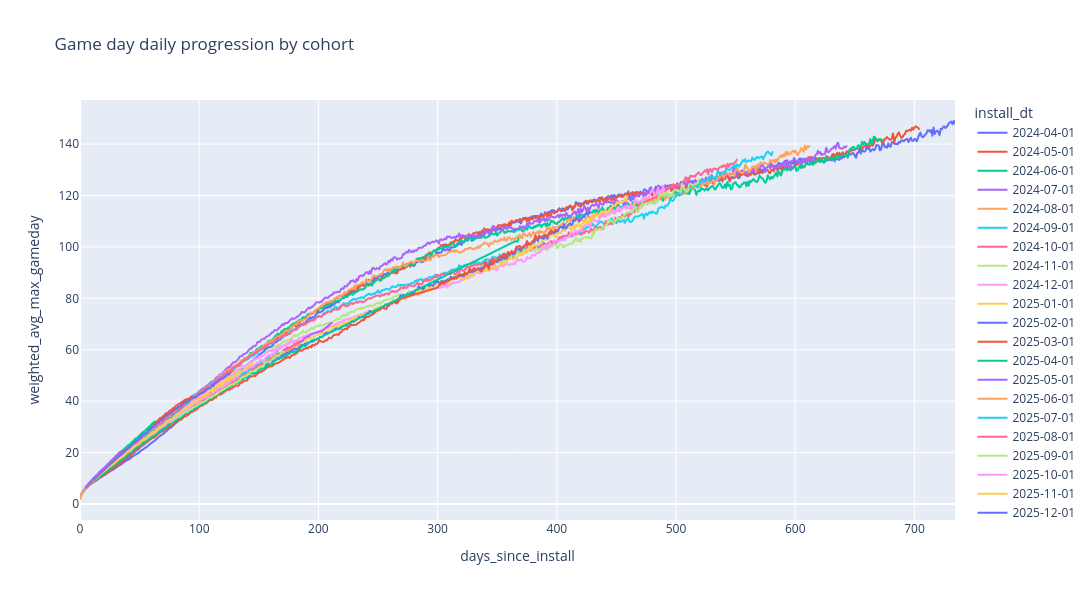

The notebook cell saved with this chart:
### Code cell
# hide-output
fig = px.line(game_day_agg, 
              x='days_since_install', 
              y='weighted_avg_max_gameday',
              color='install_dt',
              title='Game day daily progression by cohort',
              width=1200,
              height=600,
              hover_data={'weighted_avg_max_gameday': True, 'cohort_users': True},
              )


fig.show()

### Figure 1 — Plotly figure (JSON) as saved in the notebook; plotly's stock layout.template omitted (floating-point values rounded to 4 significant figures; data arrays with more than 128 entries replaced by an {"elided": "..."} marker saying what was removed)
{"data": [{"customdata": {"elided": "735x1 int values"}, "hovertemplate": "install_dt=2024-04-01<br>days_since_install=%{x}<br>weighted_avg_max_gameday=%{y}<br>cohort_users=%{customdata[0]}<extra></extra>", "legendgroup": "2024-04-01", "line": {"color": "#636efa", "dash": "solid"}, "marker": {"symbol": "circle"}, "mode": "lines", "name": "2024-04-01", "showlegend": true, "type": "scattergl", "x": {"elided": "735 int values"}, "xaxis": "x", "y": {"elided": "735 float values"}, "yaxis": "y"}, {"customdata": {"elided": "705x1 int values"}, "hovertemplate": "install_dt=2024-05-01<br>days_since_install=%{x}<br>weighted_avg_max_gameday=%{y}<br>cohort_users=%{customdata[0]}<extra></extra>", "legendgroup": "2024-05-01", "line": {"color": "#EF553B", "dash": "solid"}, "marker": {"symbol": "circle"}, "mode": "lines", "name": "2024-05-01", "showlegend": true, "type": "scattergl", "x": {"elided": "705 int values"}, "xaxis": "x", "y": {"elided": "705 float values"}, "yaxis": "y"}, {"customdata": {"elided": "674x1 int values"}, "hovertemplate": "install_dt=2024-06-01<br>days_since_install=%{x}<br>weighted_avg_max_gameday=%{y}<br>cohort_users=%{customdata[0]}<extra></extra>", "legendgroup": "2024-06-01", "line": {"color": "#00cc96", "dash": "solid"}, "marker": {"symbol": "circle"}, "mode": "lines", "name": "2024-06-01", "showlegend": true, "type": "scattergl", "x": {"elided": "674 int values"}, "xaxis": "x", "y": {"elided": "674 float values"}, "yaxis": "y"}, {"customdata": {"elided": "644x1 int values"}, "hovertemplate": "install_dt=2024-07-01<br>days_since_install=%{x}<br>weighted_avg_max_gameday=%{y}<br>cohort_users=%{customdata[0]}<extra></extra>", "legendgroup": "2024-07-01", "line": {"color": "#ab63fa", "dash": "solid"}, "marker": {"symbol": "circle"}, "mode": "lines", "name": "2024-07-01", "showlegend": true, "type": "scattergl", "x": {"elided": "644 int values"}, "xaxis": "x", "y": {"elided": "644 float values"}, "yaxis": "y"}, {"customdata": {"elided": "613x1 int values"}, "hovertemplate": "install_dt=2024-08-01<br>days_since_install=%{x}<br>weighted_avg_max_gameday=%{y}<br>cohort_users=%{customdata[0]}<extra></extra>", "legendgroup": "2024-08-01", "line": {"color": "#FFA15A", "dash": "solid"}, "marker": {"symbol": "circle"}, "mode": "lines", "name": "2024-08-01", "showlegend": true, "type": "scattergl", "x": {"elided": "613 int values"}, "xaxis": "x", "y": {"elided": "613 float values"}, "yaxis": "y"}, {"customdata": {"elided": "582x1 int values"}, "hovertemplate": "install_dt=2024-09-01<br>days_since_install=%{x}<br>weighted_avg_max_gameday=%{y}<br>cohort_users=%{customdata[0]}<extra></extra>", "legendgroup": "2024-09-01", "line": {"color": "#19d3f3", "dash": "solid"}, "marker": {"symbol": "circle"}, "mode": "lines", "name": "2024-09-01", "showlegend": true, "type": "scattergl", "x": {"elided": "582 int values"}, "xaxis": "x", "y": {"elided": "582 float values"}, "yaxis": "y"}, {"customdata": {"elided": "552x1 int values"}, "hovertemplate": "install_dt=2024-10-01<br>days_since_install=%{x}<br>weighted_avg_max_gameday=%{y}<br>cohort_users=%{customdata[0]}<extra></extra>", "legendgroup": "2024-10-01", "line": {"color": "#FF6692", "dash": "solid"}, "marker": {"symbol": "circle"}, "mode": "lines", "name": "2024-10-01", "showlegend": true, "type": "scattergl", "x": {"elided": "552 int values"}, "xaxis": "x", "y": {"elided": "552 float values"}, "yaxis": "y"}, {"customdata": {"elided": "521x1 int values"}, "hovertemplate": "install_dt=2024-11-01<br>days_since_install=%{x}<br>weighted_avg_max_gameday=%{y}<br>cohort_users=%{customdata[0]}<extra></extra>", "legendgroup": "2024-11-01", "line": {"color": "#B6E880", "dash": "solid"}, "marker": {"symbol": "circle"}, "mode": "lines", "name": "2024-11-01", "showlegend": true, "type": "scattergl", "x": {"elided": "521 int values"}, "xaxis": "x", "y": {"elided": "521 float values"}, "yaxis": "y"}, {"customdata": {"elided": "491x1 int values"}, "hovertemplate": "install_dt=2024-12-01<br>days_since_install=%{x}<br>weighted_avg_max_gameday=%{y}<br>cohort_users=%{customdata[0]}<extra></extra>", "legendgroup": "2024-12-01", "line": {"color": "#FF97FF", "dash": "solid"}, "marker": {"symbol": "circle"}, "mode": "lines", "name": "2024-12-01", "showlegend": true, "type": "scattergl", "x": {"elided": "491 int values"}, "xaxis": "x", "y": {"elided": "491 float values"}, "yaxis": "y"}, {"customdata": {"elided": "456x1 int values"}, "hovertemplate": "install_dt=2025-01-01<br>days_since_install=%{x}<br>weighted_avg_max_gameday=%{y}<br>cohort_users=%{customdata[0]}<extra></extra>", "legendgroup": "2025-01-01", "line": {"color": "#FECB52", "dash": "solid"}, "marker": {"symbol": "circle"}, "mode": "lines", "name": "2025-01-01", "showlegend": true, "type": "scattergl", "x": {"elided": "456 int values"}, "xaxis": "x", "y": {"elided": "456 float values"}, "yaxis": "y"}, {"customdata": {"elided": "423x1 int values"}, "hovertemplate": "install_dt=2025-02-01<br>days_since_install=%{x}<br>weighted_avg_max_gameday=%{y}<br>cohort_users=%{customdata[0]}<extra></extra>", "legendgroup": "2025-02-01", "line": {"color": "#636efa", "dash": "solid"}, "marker": {"symbol": "circle"}, "mode": "lines", "name": "2025-02-01", "showlegend": true, "type": "scattergl", "x": {"elided": "423 int values"}, "xaxis": "x", "y": {"elided": "423 float values"}, "yaxis": "y"}, {"customdata": {"elided": "346x1 int values"}, "hovertemplate": "install_dt=2025-03-01<br>days_since_install=%{x}<br>weighted_avg_max_gameday=%{y}<br>cohort_users=%{customdata[0]}<extra></extra>", "legendgroup": "2025-03-01", "line": {"color": "#EF553B", "dash": "solid"}, "marker": {"symbol": "circle"}, "mode": "lines", "name": "2025-03-01", "showlegend": true, "type": "scattergl", "x": {"elided": "346 int values"}, "xaxis": "x", "y": {"elided": "346 float values"}, "yaxis": "y"}, {"customdata": {"elided": "189x1 int values"}, "hovertemplate": "install_dt=2025-04-01<br>days_since_install=%{x}<br>weighted_avg_max_gameday=%{y}<br>cohort_users=%{customdata[0]}<extra></extra>", "legendgroup": "2025-04-01", "line": {"color": "#00cc96", "dash": "solid"}, "marker": {"symbol": "circle"}, "mode": "lines", "name": "2025-04-01", "showlegend": true, "type": "scattergl", "x": {"elided": "189 int values"}, "xaxis": "x", "y": {"elided": "189 float values"}, "yaxis": "y"}, {"customdata": {"elided": "189x1 int values"}, "hovertemplate": "install_dt=2025-05-01<br>days_since_install=%{x}<br>weighted_avg_max_gameday=%{y}<br>cohort_users=%{customdata[0]}<extra></extra>", "legendgroup": "2025-05-01", "line": {"color": "#ab63fa", "dash": "solid"}, "marker": {"symbol": "circle"}, "mode": "lines", "name": "2025-05-01", "showlegend": true, "type": "scattergl", "x": {"elided": "189 int values"}, "xaxis": "x", "y": {"elided": "189 float values"}, "yaxis": "y"}, {"customdata": {"elided": "156x1 int values"}, "hovertemplate": "install_dt=2025-06-01<br>days_since_install=%{x}<br>weighted_avg_max_gameday=%{y}<br>cohort_users=%{customdata[0]}<extra></extra>", "legendgroup": "2025-06-01", "line": {"color": "#FFA15A", "dash": "solid"}, "marker": {"symbol": "circle"}, "mode": "lines", "name": "2025-06-01", "showlegend": true, "type": "scattergl", "x": {"elided": "156 int values"}, "xaxis": "x", "y": {"elided": "156 float values"}, "yaxis": "y"}, {"customdata": {"elided": "141x1 int values"}, "hovertemplate": "install_dt=2025-07-01<br>days_since_install=%{x}<br>weighted_avg_max_gameday=%{y}<br>cohort_users=%{customdata[0]}<extra></extra>", "legendgroup": "2025-07-01", "line": {"color": "#19d3f3", "dash": "solid"}, "marker": {"symbol": "circle"}, "mode": "lines", "name": "2025-07-01", "showlegend": true, "type": "scattergl", "x": {"elided": "141 int values"}, "xaxis": "x", "y": {"elided": "141 float values"}, "yaxis": "y"}, {"customdata": {"elided": "154x1 int values"}, "hovertemplate": "install_dt=2025-08-01<br>days_since_install=%{x}<br>weighted_avg_max_gameday=%{y}<br>cohort_users=%{customdata[0]}<extra></extra>", "legendgroup": "2025-08-01", "line": {"color": "#FF6692", "dash": "solid"}, "marker": {"symbol": "circle"}, "mode": "lines", "name": "2025-08-01", "showlegend": true, "type": "scattergl", "x": {"elided": "154 int values"}, "xaxis": "x", "y": {"elided": "154 float values"}, "yaxis": "y"}, {"customdata": {"elided": "171x1 int values"}, "hovertemplate": "install_dt=2025-09-01<br>days_since_install=%{x}<br>weighted_avg_max_gameday=%{y}<br>cohort_users=%{customdata[0]}<extra></extra>", "legendgroup": "2025-09-01", "line": {"color": "#B6E880", "dash": "solid"}, "marker": {"symbol": "circle"}, "mode": "lines", "name": "2025-09-01", "showlegend": true, "type": "scattergl", "x": {"elided": "171 int values"}, "xaxis": "x", "y": {"elided": "171 float values"}, "yaxis": "y"}, {"customdata": {"elided": "172x1 int values"}, "hovertemplate": "install_dt=2025-10-01<br>days_since_install=%{x}<br>weighted_avg_max_gameday=%{y}<br>cohort_users=%{customdata[0]}<extra></extra>", "legendgroup": "2025-10-01", "line": {"color": "#FF97FF", "dash": "solid"}, "marker": {"symbol": "circle"}, "mode": "lines", "name": "2025-10-01", "showlegend": true, "type": "scattergl", "x": {"elided": "172 int values"}, "xaxis": "x", "y": {"elided": "172 float values"}, "yaxis": "y"}, {"customdata": {"elided": "137x1 int values"}, "hovertemplate": "install_dt=2025-11-01<br>days_since_install=%{x}<br>weighted_avg_max_gameday=%{y}<br>cohort_users=%{customdata[0]}<extra></extra>", "legendgroup": "2025-11-01", "line": {"color": "#FECB52", "dash": "solid"}, "marker": {"symbol": "circle"}, "mode": "lines", "name": "2025-11-01", "showlegend": true, "type": "scattergl", "x": {"elided": "137 int values"}, "xaxis": "x", "y": {"elided": "137 float values"}, "yaxis": "y"}, {"customdata": [[84004], [39107], [30291], [26604], [24067], [22305], [21397], [20509], [19211], [18069], [17335], [16755], [16282], [15741], [15501], [14681], [14271], [13765], [13528], [13183], [12977], [12763], [12439], [12107], [11846], [11682], [11531], [11411], [11252], [11096], [10827], [10494], [10472], [10245], [10110], [10086], [9877], [9704], [9484], [9358], [9281], [9224], [9124], [8958], [8711], [8639], [8481], [8224], [8291], [8272], [8081], [7875], [7828], [7708], [7609], [7632], [7622], [7407], [7239], [7163], [7003], [6754], [6726], [6604], [6525], [6366], [6359], [6136], [6080], [6079], [5853], [5823], [5652], [5634], [5547], [5369], [5295], [5159], [5206], [5024], [4912], [4880], [4738], [4587], [4683], [4482], [4381], [4246], [4111], [3904], [3898], [3729], [3526], [3454], [3312], [3139], [3029], [2971], [2991], [2800], [2748], [2665], [2509], [2278], [2315], [2070], [2143], [1844], [1817], [1661], [1622], [1583], [1484], [1225], [1228], [1239], [915], [1124], [1010], [785], [477], [665], [608], [556], [338], [323]], "hovertemplate": "install_dt=2025-12-01<br>days_since_install=%{x}<br>weighted_avg_max_gameday=%{y}<br>cohort_users=%{customdata[0]}<extra></extra>", "legendgroup": "2025-12-01", "line": {"color": "#636efa", "dash": "solid"}, "marker": {"symbol": "circle"}, "mode": "lines", "name": "2025-12-01", "showlegend": true, "type": "scattergl", "x": [0, 1, 2, 3, 4, 5, 6, 7, 8, 9, 10, 11, 12, 13, 14, 15, 16, 17, 18, 19, 20, 21, 22, 23, 24, 25, 26, 27, 28, 29, 30, 31, 32, 33, 34, 35, 36, 37, 38, 39, 40, 41, 42, 43, 44, 45, 46, 47, 48, 49, 50, 51, 52, 53, 54, 55, 56, 57, 58, 59, 60, 61, 62, 63, 64, 65, 66, 67, 68, 69, 70, 71, 72, 73, 74, 75, 76, 77, 78, 79, 80, 81, 82, 83, 84, 85, 86, 87, 88, 89, 90, 91, 92, 93, 94, 95, 96, 97, 98, 99, 100, 101, 102, 103, 104, 105, 106, 107, 108, 109, 110, 111, 112, 113, 114, 115, 116, 117, 118, 119, 120, 121, 122, 123, 124, 125], "xaxis": "x", "y": [1.944, 3.253, 4.209, 4.996, 5.736, 6.358, 6.88, 7.382, 7.915, 8.445, 8.834, 9.296, 9.654, 10.05, 10.46, 10.98, 11.44, 11.9, 12.28, 12.77, 13.13, 13.54, 14.05, 14.41, 14.92, 15.28, 15.78, 16.16, 16.56, 16.92, 17.49, 17.8, 18.24, 18.72, 19.08, 19.33, 19.83, 20.29, 20.77, 21.22, 21.56, 21.97, 22.27, 22.83, 23.28, 23.63, 24.01, 24.6, 24.64, 24.98, 25.64, 26.03, 26.47, 26.95, 27.26, 27.53, 27.61, 28.31, 28.68, 29.01, 29.62, 29.99, 30.2, 30.6, 31.15, 31.75, 31.85, 32.39, 32.63, 32.89, 33.17, 33.92, 34.35, 34.55, 35.06, 35.29, 35.38, 35.95, 36.58, 36.77, 36.95, 37.2, 37.69, 37.95, 37.89, 38.51, 38.91, 39.37, 39.66, 39.73, 39.91, 40.1, 40.61, 40.91, 41.28, 41.29, 41.54, 41.44, 41.86, 42.3, 42.75, 42.83, 43.23, 43.24, 43.77, 43.81, 44.61, 44.68, 45.06, 44.98, 45.65, 46.32, 45.86, 46.96, 47.13, 47.31, 47.76, 48.34, 48.53, 48.82, 48.87, 49.34, 49.6, 50.32, 50.39, 50.29], "yaxis": "y"}, {"customdata": [[55969], [29263], [23295], [20568], [18990], [17731], [17025], [16228], [15322], [14664], [14140], [13638], [13209], [12981], [12725], [12258], [11890], [11556], [11210], [11059], [10757], [10665], [10281], [10158], [9887], [9712], [9429], [9404], [9347], [9036], [8792], [8642], [8428], [8241], [8086], [8059], [7979], [7710], [7675], [7382], [7324], [7237], [7219], [7042], [6880], [6695], [6597], [6489], [6416], [6357], [6145], [6030], [5845], [5819], [5824], [5729], [5587], [5513], [5483], [5278], [5245], [5076], [4983], [4819], [4778], [4705], [4719], [4429], [4441], [4360], [4333], [4287], [4185], [4004], [3982], [3881], [3754], [3723], [3653], [3651], [3555], [3474], [3450], [3309], [3319], [3096], [2977], [2993], [2874], [2817], [2563], [2499], [2352], [1914], [1595]], "hovertemplate": "install_dt=2026-01-01<br>days_since_install=%{x}<br>weighted_avg_max_gameday=%{y}<br>cohort_users=%{customdata[0]}<extra></extra>", "legendgroup": "2026-01-01", "line": {"color": "#EF553B", "dash": "solid"}, "marker": {"symbol": "circle"}, "mode": "lines", "name": "2026-01-01", "showlegend": true, "type": "scattergl", "x": [0, 1, 2, 3, 4, 5, 6, 7, 8, 9, 10, 11, 12, 13, 14, 15, 16, 17, 18, 19, 20, 21, 22, 23, 24, 25, 26, 27, 28, 29, 30, 31, 32, 33, 34, 35, 36, 37, 38, 39, 40, 41, 42, 43, 44, 45, 46, 47, 48, 49, 50, 51, 52, 53, 54, 55, 56, 57, 58, 59, 60, 61, 62, 63, 64, 65, 66, 67, 68, 69, 70, 71, 72, 73, 74, 75, 76, 77, 78, 79, 80, 81, 82, 83, 84, 85, 86, 87, 88, 89, 90, 91, 92, 93, 94], "xaxis": "x", "y": [2.179, 3.571, 4.568, 5.422, 6.109, 6.757, 7.27, 7.823, 8.309, 8.868, 9.378, 9.79, 10.15, 10.55, 10.94, 11.47, 11.93, 12.39, 12.84, 13.26, 13.67, 14.04, 14.62, 14.96, 15.44, 15.91, 16.38, 16.75, 17.06, 17.63, 18.02, 18.55, 19.0, 19.48, 19.94, 20.26, 20.67, 21.3, 21.69, 22.24, 22.75, 22.95, 23.23, 23.67, 24.16, 24.63, 25.1, 25.45, 25.73, 26.12, 26.63, 27.09, 27.55, 27.99, 28.16, 28.6, 28.89, 29.32, 29.63, 30.15, 30.64, 30.91, 31.22, 31.6, 31.87, 32.28, 32.84, 33.33, 33.48, 33.81, 34.17, 34.57, 35.3, 35.27, 35.68, 36.21, 36.47, 36.69, 37.24, 37.33, 38.0, 38.31, 38.64, 38.96, 39.04, 39.58, 39.79, 40.12, 40.49, 40.7, 40.83, 40.89, 41.18, 41.56, 41.96], "yaxis": "y"}, {"customdata": [[40651], [20514], [16312], [14606], [13331], [12462], [11887], [11416], [10842], [10203], [9821], [9362], [9239], [8905], [8815], [8482], [8036], [7888], [7731], [7513], [7386], [7355], [7125], [6821], [6713], [6471], [6425], [6425], [6298], [6162], [5901], [5778], [5514], [5520], [5529], [5354], [5257], [5165], [5000], [4930], [4878], [4756], [4786], [4771], [4625], [4470], [4403], [4382], [4385], [4341], [4183], [4194], [4108], [4029], [4000], [3975], [3758], [3589], [3679], [3618], [3540], [3414], [3452], [3329]], "hovertemplate": "install_dt=2026-02-01<br>days_since_install=%{x}<br>weighted_avg_max_gameday=%{y}<br>cohort_users=%{customdata[0]}<extra></extra>", "legendgroup": "2026-02-01", "line": {"color": "#00cc96", "dash": "solid"}, "marker": {"symbol": "circle"}, "mode": "lines", "name": "2026-02-01", "showlegend": true, "type": "scattergl", "x": [0, 1, 2, 3, 4, 5, 6, 7, 8, 9, 10, 11, 12, 13, 14, 15, 16, 17, 18, 19, 20, 21, 22, 23, 24, 25, 26, 27, 28, 29, 30, 31, 32, 33, 34, 35, 36, 37, 38, 39, 40, 41, 42, 43, 44, 45, 46, 47, 48, 49, 50, 51, 52, 53, 54, 55, 56, 57, 58, 59, 60, 61, 62, 63], "xaxis": "x", "y": [2.023, 3.431, 4.507, 5.378, 6.112, 6.73, 7.318, 7.777, 8.344, 8.894, 9.36, 9.936, 10.33, 10.85, 11.23, 11.7, 12.29, 12.7, 13.15, 13.6, 14.04, 14.33, 14.82, 15.4, 15.74, 16.17, 16.62, 16.86, 17.34, 17.81, 18.39, 18.8, 19.27, 19.55, 19.97, 20.43, 20.91, 21.34, 21.8, 22.29, 22.67, 23.0, 23.21, 23.79, 24.24, 24.64, 25.21, 25.55, 25.64, 26.25, 26.7, 27.18, 27.62, 27.95, 28.27, 28.54, 29.34, 29.51, 30.11, 30.39, 30.88, 31.42, 31.8, 32.1], "yaxis": "y"}, {"customdata": [[37805], [18473], [14688], [12914], [11830], [11119], [10573], [10191], [9451], [8974], [8554], [8290], [8074], [7852], [7725], [7460], [7086], [6897], [6693], [6547], [6486], [6380], [6317], [5985], [5933], [5755], [5607], [5566], [5520], [5322], [5099], [5036], [4900], [4801], [4616], [4413]], "hovertemplate": "install_dt=2026-03-01<br>days_since_install=%{x}<br>weighted_avg_max_gameday=%{y}<br>cohort_users=%{customdata[0]}<extra></extra>", "legendgroup": "2026-03-01", "line": {"color": "#ab63fa", "dash": "solid"}, "marker": {"symbol": "circle"}, "mode": "lines", "name": "2026-03-01", "showlegend": true, "type": "scattergl", "x": [0, 1, 2, 3, 4, 5, 6, 7, 8, 9, 10, 11, 12, 13, 14, 15, 16, 17, 18, 19, 20, 21, 22, 23, 24, 25, 26, 27, 28, 29, 30, 31, 32, 33, 34, 35], "xaxis": "x", "y": [1.984, 3.365, 4.451, 5.299, 5.967, 6.618, 7.233, 7.791, 8.407, 8.89, 9.367, 9.774, 10.16, 10.69, 11.12, 11.58, 12.14, 12.56, 13.07, 13.5, 13.88, 14.4, 14.78, 15.33, 15.77, 16.29, 16.8, 17.25, 17.59, 18.13, 18.66, 19.09, 19.52, 20.0, 20.34, 20.64], "yaxis": "y"}, {"customdata": [[30581], [15543], [12281], [10900], [9596]], "hovertemplate": "install_dt=2026-04-01<br>days_since_install=%{x}<br>weighted_avg_max_gameday=%{y}<br>cohort_users=%{customdata[0]}<extra></extra>", "legendgroup": "2026-04-01", "line": {"color": "#FFA15A", "dash": "solid"}, "marker": {"symbol": "circle"}, "mode": "lines", "name": "2026-04-01", "showlegend": true, "type": "scattergl", "x": [0, 1, 2, 3, 4], "xaxis": "x", "y": [2.043, 3.458, 4.587, 5.474, 6.229], "yaxis": "y"}], "layout": {"height": 600, "legend": {"title": {"text": "install_dt"}, "tracegroupgap": 0}, "title": {"text": "Game day daily progression by cohort"}, "width": 1200, "xaxis": {"anchor": "y", "domain": [0, 1], "title": {"text": "days_since_install"}}, "yaxis": {"anchor": "x", "domain": [0, 1], "title": {"text": "weighted_avg_max_gameday"}}}}
